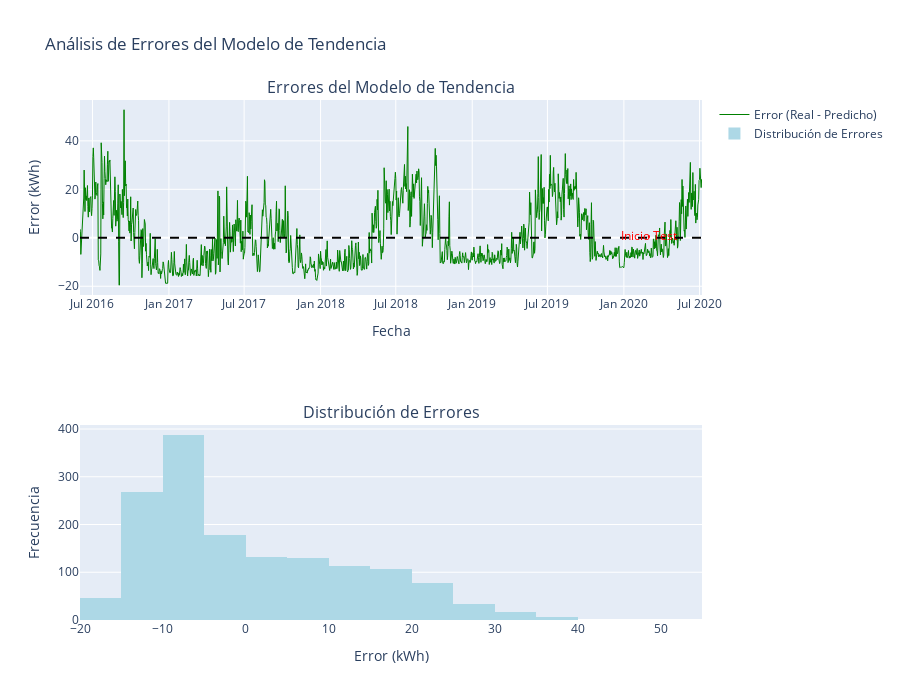

Notebook code for this chart:
### Code cell
# 3. Análisis de errores del modelo de tendencia
print("\n 3. Análisis de errores del modelo de tendencia ")

# Calcular errores
error_trend_full = pd.concat([y_train, test_data['Energy_kWh']], ignore_index=True) - y_pred_trend_full
error_trend_train = y_train.values - y_pred_trend_train
error_trend_test = test_data['Energy_kWh'].values - y_pred_trend_test

print(f"Error medio entrenamiento: {np.mean(error_trend_train):.4f} kWh")
print(f"Error medio prueba: {np.mean(error_trend_test):.4f} kWh")
print(f"Desviación estándar error entrenamiento: {np.std(error_trend_train):.4f} kWh")
print(f"Desviación estándar error prueba: {np.std(error_trend_test):.4f} kWh")

# Gráfico de errores
fig_error = make_subplots(rows=2, cols=1, 
                         subplot_titles=['Errores del Modelo de Tendencia', 
                                       'Distribución de Errores'])

# Gráfico de errores en el tiempo
fig_error.add_trace(
    go.Scatter(x=dates_full, 
               y=error_trend_full,
               mode='lines',
               name='Error (Real - Predicho)',
               line=dict(color='green', width=1)),
    row=1, col=1
)

# Línea de error cero
fig_error.add_hline(y=0, line_dash="dash", line_color="black", row=1, col=1)

# Línea divisoria entre train y test (usando shapes en lugar de add_vline)
test_start_date = '2020-03-01'
fig_error.add_shape(
    type="line",
    x0=test_start_date, y0=0,
    x1=test_start_date, y1=1,
    yref="paper",
    line=dict(color="red", width=2, dash="dash"),
    row=1, col=1
)

# Añadir anotación para la línea divisoria
fig_error.add_annotation(
    x=test_start_date,
    y=0.9,
    yref="paper",
    text="Inicio Test",
    showarrow=False,
    font=dict(color="red"),
    row=1, col=1
)

# Histograma de errores
fig_error.add_trace(
    go.Histogram(x=error_trend_full, 
                 name='Distribución de Errores',
                 nbinsx=30,
                 marker_color='lightblue'),
    row=2, col=1
)

fig_error.update_layout(
    title='Análisis de Errores del Modelo de Tendencia',
    height=700,
    showlegend=True
)

fig_error.update_xaxes(title_text="Fecha", row=1, col=1)
fig_error.update_yaxes(title_text="Error (kWh)", row=1, col=1)
fig_error.update_xaxes(title_text="Error (kWh)", row=2, col=1)
fig_error.update_yaxes(title_text="Frecuencia", row=2, col=1)

fig_error.show()


# Estadísticas adicionales de los errores
from scipy import stats
print(f"\nEstadísticas de los errores:")
print(f"Rango de errores: [{np.min(error_trend_full):.2f}, {np.max(error_trend_full):.2f}] kWh")
print(f"Mediana del error: {np.median(error_trend_full):.4f} kWh")
print(f"Percentil 25: {np.percentile(error_trend_full, 25):.2f} kWh")
print(f"Percentil 75: {np.percentile(error_trend_full, 75):.2f} kWh")

### Figure 1 — Plotly figure (JSON) as saved in the notebook; plotly's stock layout.template omitted (floating-point values rounded to 4 significant figures; data arrays with more than 128 entries replaced by an {"elided": "..."} marker saying what was removed)
{"data": [{"line": {"color": "green", "width": 1}, "mode": "lines", "name": "Error (Real - Predicho)", "type": "scatter", "x": {"elided": "1498 str values"}, "xaxis": "x", "y": {"elided": "1498 float values"}, "yaxis": "y"}, {"marker": {"color": "lightblue"}, "name": "Distribución de Errores", "nbinsx": 30, "type": "histogram", "x": {"elided": "1498 float values"}, "xaxis": "x2", "yaxis": "y2"}], "layout": {"annotations": [{"font": {"size": 16}, "showarrow": false, "text": "Errores del Modelo de Tendencia", "x": 0.5, "xanchor": "center", "xref": "paper", "y": 1, "yanchor": "bottom", "yref": "paper"}, {"font": {"size": 16}, "showarrow": false, "text": "Distribución de Errores", "x": 0.5, "xanchor": "center", "xref": "paper", "y": 0.375, "yanchor": "bottom", "yref": "paper"}, {"font": {"color": "red"}, "showarrow": false, "text": "Inicio Test", "x": "2020-03-01", "xref": "x", "y": 0.9, "yref": "y"}], "height": 700, "shapes": [{"line": {"color": "black", "dash": "dash"}, "type": "line", "x0": 0, "x1": 1, "xref": "x domain", "y0": 0, "y1": 0, "yref": "y"}, {"line": {"color": "red", "dash": "dash", "width": 2}, "type": "line", "x0": "2020-03-01", "x1": "2020-03-01", "xref": "x", "y0": 0, "y1": 1, "yref": "y"}], "showlegend": true, "title": {"text": "Análisis de Errores del Modelo de Tendencia"}, "xaxis": {"anchor": "y", "domain": [0, 1], "title": {"text": "Fecha"}}, "xaxis2": {"anchor": "y2", "domain": [0, 1], "title": {"text": "Error (kWh)"}}, "yaxis": {"anchor": "x", "domain": [0.625, 1], "title": {"text": "Error (kWh)"}}, "yaxis2": {"anchor": "x2", "domain": [0, 0.375], "title": {"text": "Frecuencia"}}}}
